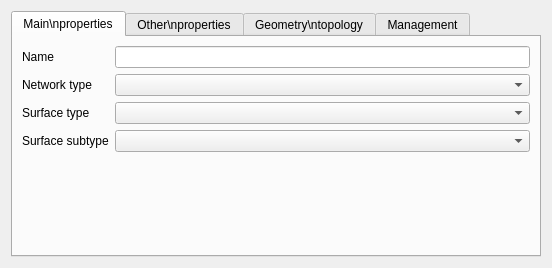
<?xml version="1.0" encoding="UTF-8"?>
<ui version="4.0">
 <class>Form_base3_ud</class>
 <widget class="QWidget" name="Form_base3_ud">
  <property name="geometry">
   <rect>
    <x>0</x>
    <y>0</y>
    <width>552</width>
    <height>262</height>
   </rect>
  </property>
  <property name="windowTitle">
   <string>Form</string>
  </property>
  <layout class="QVBoxLayout" name="verticalLayout_4">
   <item>
    <widget class="QTabWidget" name="tabWidget">
     <property name="currentIndex">
      <number>0</number>
     </property>
     <widget class="QWidget" name="tab">
      <attribute name="title">
       <string>Main\nproperties</string>
      </attribute>
      <layout class="QGridLayout" name="gridLayout_2">
       <item row="5" column="1">
        <widget class="QComboBox" name="comboBox_subtype"/>
       </item>
       <item row="5" column="0">
        <widget class="QLabel" name="label_3">
         <property name="text">
          <string>Surface subtype</string>
         </property>
        </widget>
       </item>
       <item row="2" column="1">
        <widget class="QComboBox" name="comboBox_type"/>
       </item>
       <item row="2" column="0">
        <widget class="QLabel" name="label">
         <property name="text">
          <string>Surface type</string>
         </property>
        </widget>
       </item>
       <item row="6" column="0">
        <spacer name="verticalSpacer">
         <property name="orientation">
          <enum>Qt::Vertical</enum>
         </property>
         <property name="sizeHint" stdset="0">
          <size>
           <width>20</width>
           <height>40</height>
          </size>
         </property>
        </spacer>
       </item>
       <item row="1" column="0">
        <widget class="QLabel" name="label_8">
         <property name="text">
          <string>Network type</string>
         </property>
         <property name="wordWrap">
          <bool>true</bool>
         </property>
        </widget>
       </item>
       <item row="1" column="1">
        <widget class="QComboBox" name="comboBox_typeReseau"/>
       </item>
       <item row="0" column="0">
        <widget class="QLabel" name="label_9">
         <property name="text">
          <string>Name</string>
         </property>
         <property name="wordWrap">
          <bool>true</bool>
         </property>
        </widget>
       </item>
       <item row="0" column="1">
        <widget class="QLineEdit" name="name"/>
       </item>
      </layout>
     </widget>
     <widget class="QWidget" name="tab_2">
      <attribute name="title">
       <string>Other\nproperties</string>
      </attribute>
      <layout class="QVBoxLayout" name="verticalLayout_5">
       <item>
        <widget class="QGroupBox" name="groupBox">
         <property name="title">
          <string>Flow condition</string>
         </property>
         <layout class="QGridLayout" name="gridLayout">
          <item row="0" column="0">
           <widget class="QLabel" name="label_4">
            <property name="text">
             <string>Inlet flow condition</string>
            </property>
           </widget>
          </item>
          <item row="0" column="1">
           <widget class="QComboBox" name="comboBox_inletflowcondition"/>
          </item>
          <item row="0" column="2">
           <widget class="QLabel" name="label_5">
            <property name="text">
             <string>Outlet flow condition</string>
            </property>
           </widget>
          </item>
          <item row="0" column="3">
           <widget class="QComboBox" name="comboBox_outletflowcondition"/>
          </item>
          <item row="1" column="0">
           <widget class="QLabel" name="label_18">
            <property name="text">
             <string>Surface function</string>
            </property>
           </widget>
          </item>
          <item row="1" column="1">
           <widget class="QComboBox" name="comboBox_systemfunction"/>
          </item>
         </layout>
        </widget>
       </item>
       <item>
        <widget class="QGroupBox" name="groupBox_2">
         <property name="title">
          <string> Simplified structural state</string>
         </property>
         <layout class="QVBoxLayout" name="verticalLayout_8">
          <item>
           <widget class="QTextBrowser" name="structuralstate">
            <property name="maximumSize">
             <size>
              <width>16777215</width>
              <height>60</height>
             </size>
            </property>
            <property name="readOnly">
             <bool>false</bool>
            </property>
           </widget>
          </item>
         </layout>
        </widget>
       </item>
       <item>
        <spacer name="verticalSpacer_2">
         <property name="orientation">
          <enum>Qt::Vertical</enum>
         </property>
         <property name="sizeHint" stdset="0">
          <size>
           <width>20</width>
           <height>40</height>
          </size>
         </property>
        </spacer>
       </item>
      </layout>
     </widget>
     <widget class="QWidget" name="tab_3">
      <attribute name="title">
       <string>Geometry\ntopology</string>
      </attribute>
      <layout class="QGridLayout" name="gridLayout_4">
       <item row="0" column="0">
        <widget class="QLabel" name="label_2">
         <property name="text">
          <string>Node link</string>
         </property>
        </widget>
       </item>
       <item row="0" column="1">
        <widget class="QFrame" name="frame_node">
         <property name="frameShape">
          <enum>QFrame::StyledPanel</enum>
         </property>
         <property name="frameShadow">
          <enum>QFrame::Raised</enum>
         </property>
         <layout class="QVBoxLayout" name="verticalLayout"/>
        </widget>
       </item>
      </layout>
     </widget>
     <widget class="QWidget" name="tab_4">
      <attribute name="title">
       <string>Management</string>
      </attribute>
      <layout class="QGridLayout" name="gridLayout_5">
       <item row="3" column="1">
        <widget class="QFrame" name="frame_operator">
         <property name="frameShape">
          <enum>QFrame::StyledPanel</enum>
         </property>
         <property name="frameShadow">
          <enum>QFrame::Raised</enum>
         </property>
         <layout class="QVBoxLayout" name="verticalLayout_3"/>
        </widget>
       </item>
       <item row="2" column="1">
        <widget class="QFrame" name="frame_owner">
         <property name="frameShape">
          <enum>QFrame::StyledPanel</enum>
         </property>
         <property name="frameShadow">
          <enum>QFrame::Raised</enum>
         </property>
         <layout class="QVBoxLayout" name="verticalLayout_2"/>
        </widget>
       </item>
       <item row="3" column="0">
        <widget class="QLabel" name="label_7">
         <property name="text">
          <string>Operator</string>
         </property>
        </widget>
       </item>
       <item row="0" column="0">
        <widget class="QLabel" name="label_19">
         <property name="text">
          <string>City</string>
         </property>
        </widget>
       </item>
       <item row="2" column="0">
        <widget class="QLabel" name="label_6">
         <property name="text">
          <string>Owner</string>
         </property>
        </widget>
       </item>
       <item row="1" column="0">
        <widget class="QLabel" name="label_20">
         <property name="text">
          <string>Adress</string>
         </property>
        </widget>
       </item>
       <item row="0" column="1">
        <widget class="QLineEdit" name="city"/>
       </item>
       <item row="1" column="1">
        <widget class="QLineEdit" name="streetname"/>
       </item>
       <item row="4" column="0" colspan="2">
        <spacer name="verticalSpacer_3">
         <property name="orientation">
          <enum>Qt::Vertical</enum>
         </property>
         <property name="sizeHint" stdset="0">
          <size>
           <width>20</width>
           <height>40</height>
          </size>
         </property>
        </spacer>
       </item>
      </layout>
     </widget>
    </widget>
   </item>
  </layout>
 </widget>
 <resources/>
 <connections/>
</ui>
